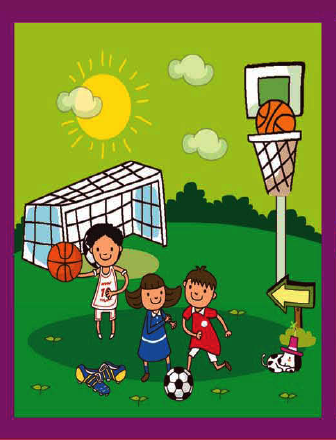
#> input picture img_1.png, 336 x 440 px, found by its file name
$ jupyter execute SpotDifference.ipynb   (shell and % lines are left out)
#> lines starting #> are read from the running program, lines starting #| are printed output that depends on the picture; after the words box and inside, x2 and y2 are one past the last pixel; in counts of white or black regions, pixels touching at a corner belong together
[cell 1]
# import lib
import cv2
import numpy as np
import matplotlib.pyplot as plt
from skimage import exposure
from skimage.measure import label, regionprops
from skimage.color import label2rgb

# Preprocessing

[cell 2]
# Load imgs
img1 = cv2.imread('/content/img_1.png')
#> img1 is the input picture: shape (440, 336, 3); mean B, G, R 62.3, 124, 106.7
img2 = cv2.imread('/content/img_2.png')
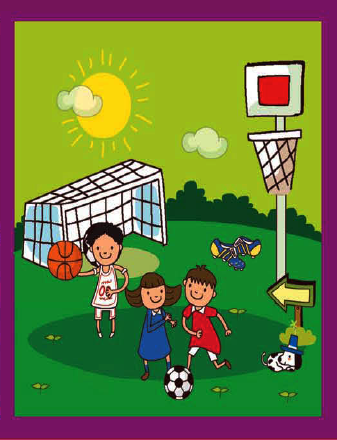
#> input picture img_2.png, 337 x 440 px, found by its file name
#> img2 is the input picture: shape (440, 337, 3); mean B, G, R 61.9, 123.1, 106.7

# Convert BGR to RGB
img1_rgb = cv2.cvtColor(img1, cv2.COLOR_BGR2RGB)
img2_rgb = cv2.cvtColor(img2, cv2.COLOR_BGR2RGB)

[cell 3]
# Histogram matching / (env correction)
def match_histogram(source, reference):
    matched = np.empty_like(source)
    for c in range(3):  # match channels
        matched[..., c] = exposure.match_histograms(source[..., c], reference[..., c])
    return matched

img2_matched = match_histogram(img2_rgb, img1_rgb)

[cell 4]
# Feature based alignment
def align_images(base_img, to_align_img):
    gray1 = cv2.cvtColor(base_img, cv2.COLOR_RGB2GRAY)
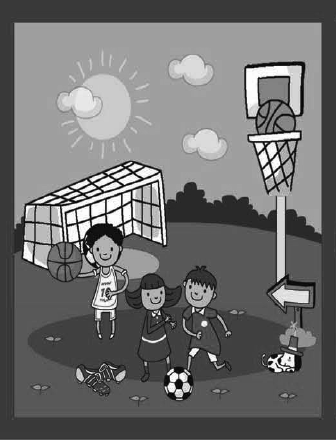
#> gray1: shape (440, 336); min 0, max 255, mean 111.7
    gray2 = cv2.cvtColor(to_align_img, cv2.COLOR_RGB2GRAY)
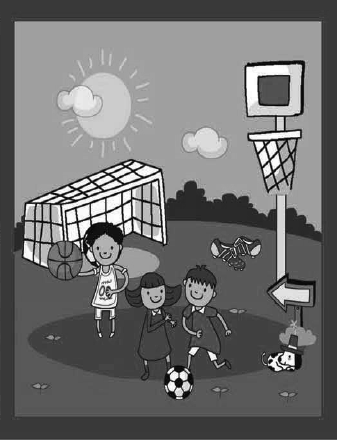
#> gray2: shape (440, 337); min 0, max 255, mean 111.7

    orb = cv2.ORB_create(5000)
    kp1, des1 = orb.detectAndCompute(gray1, None)
#> kp1 = 3944 keypoints; strongest (x, y, size): (265, 143, 31), (105, 214, 31), (67, 225, 31), (275, 360, 31)
    kp2, des2 = orb.detectAndCompute(gray2, None)
#> kp2 = 3901 keypoints; strongest (x, y, size): (78, 221, 31), (265, 142, 31), (90, 181, 31), (92, 181, 31)

    matcher = cv2.BFMatcher(cv2.NORM_HAMMING, crossCheck=True)
    matches = matcher.match(des1, des2)
#> matches = 2244 matches
    matches = sorted(matches, key=lambda x: x.distance)[:500]
#> matches = 500 matches

    pts1 = np.float32([kp1[m.queryIdx].pt for m in matches])
#> pts1 = 500 pairs, first value 48.96 to 301, second value 63.94 to 390
    pts2 = np.float32([kp2[m.trainIdx].pt for m in matches])
#> pts2 = 500 pairs, first value 48.96 to 301, second value 62.21 to 389

    H, _ = cv2.findHomography(pts2, pts1, cv2.RANSAC)
#> H = [[0.996, -0.00069, 0.368], [-0.00149, 0.996, 2.21], [-4.01e-06, -4.24e-06, 1]]
    aligned_img = cv2.warpPerspective(to_align_img, H, (base_img.shape[1], base_img.shape[0]))
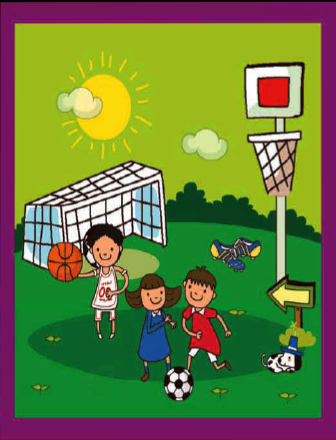
#> aligned_img: shape (440, 336, 3); mean R, G, B 105.8, 123.6, 61.6

    return aligned_img

aligned_img2 = align_images(img1_rgb, img2_matched)

[cell 5]
# Detect Changes
diff = cv2.absdiff(img1_rgb, aligned_img2)
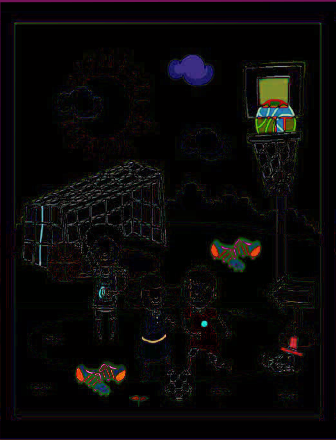
#> diff: shape (440, 336, 3); mean R, G, B 9.9, 8.3, 8.6
gray_diff = cv2.cvtColor(diff, cv2.COLOR_RGB2GRAY)
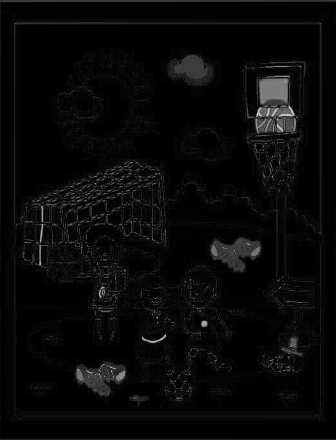
#> gray_diff: shape (440, 336); min 0, max 209, mean 8.7
_, binary_diff = cv2.threshold(gray_diff, 30, 255, cv2.THRESH_BINARY)
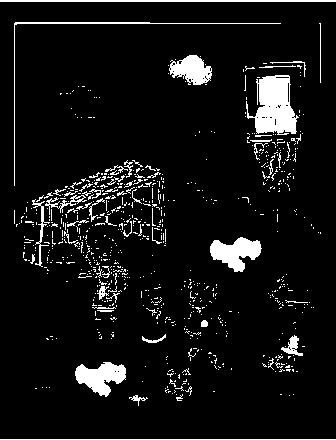
#> binary_diff: shape (440, 336); 7.6% white; 768 white regions (708 under 20 px), largest, box (x1, y1, x2, y2) and area: (246, 75, 299, 135) 1989, (210, 237, 262, 272) 1061, (75, 362, 126, 397) 1047

# Morphological cleanup
kernel = np.ones((5,5),np.uint8)
cleaned = cv2.morphologyEx(binary_diff, cv2.MORPH_OPEN, kernel)
#> cleaned: shape (440, 336); 3.1% white; 6 white regions, box (x1, y1, x2, y2) and area: (255, 76, 296, 134) 1809, (210, 238, 261, 271) 1034, (75, 362, 126, 395) 1006, (171, 55, 210, 85) 656, (290, 337, 297, 348) 76, (201, 321, 207, 327) 35
cleaned = cv2.dilate(cleaned, kernel, iterations=1)
#> cleaned: shape (440, 336); 4.3% white; 6 white regions, box (x1, y1, x2, y2) and area: (253, 74, 298, 136) 2289, (208, 236, 263, 273) 1436, (73, 360, 128, 397) 1408, (169, 53, 212, 87) 952, (288, 335, 299, 350) 164, (199, 319, 209, 329) 99

# Segmentation
labeled = label(cleaned)
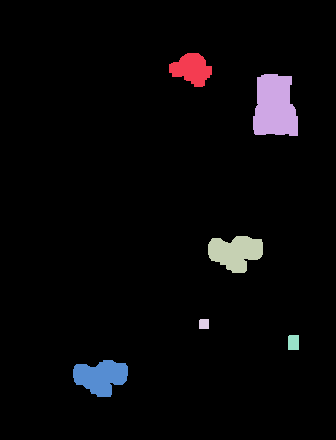
#> labeled: shape (440, 336) int64; 7 distinct labels, from 0 to 6; one colour per label, 0 black

[cell 6]
image_label_overlay = label2rgb(labeled, image=img1_rgb, bg_label=0)
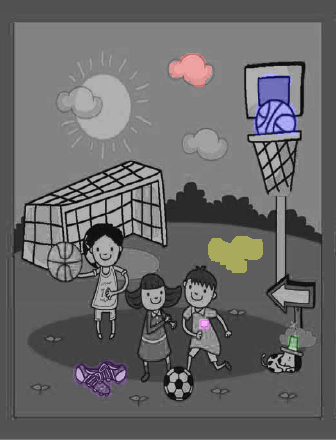
#> image_label_overlay: shape (440, 336, 3) float64; mean R, G, B 0.414, 0.412, 0.415
min_area = 100  # threshold
boxed_img = img1_rgb.copy()

for region in regionprops(labeled):
    if region.area >= min_area:
        minr, minc, maxr, maxc = region.bbox
        cv2.rectangle(boxed_img, (minc, minr), (maxc, maxr), (255, 0, 0), 2)  # Red box (BGR)
#> this loop made 6 passes
#> (minr, minc, maxr, maxc) on passes 1, 2, 3, 5, 6: (53, 169, 87, 212), (74, 253, 136, 298), (236, 208, 273, 263), (335, 288, 350, 299), (360, 73, 397, 128)
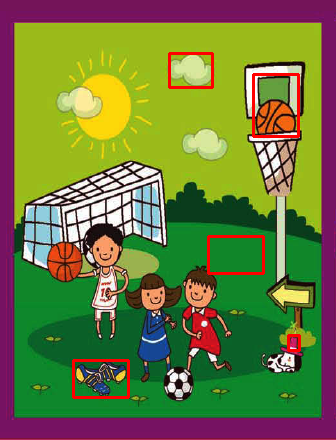
#> boxed_img: shape (440, 336, 3); mean R, G, B 109.1, 121.4, 61

# Display results
plt.figure(figsize=(20, 10))
plt.subplot(1, 4, 1)
plt.title("Original img A")
plt.imshow(img1_rgb)

plt.subplot(1, 4, 2)
plt.title("Aligned & Histogram matched img B")
plt.imshow(aligned_img2)

plt.subplot(1, 4, 3)
plt.title("Detected Changes")
plt.imshow(image_label_overlay)

plt.subplot(1, 4, 4)
plt.title("Detected Changes")
plt.imshow(boxed_img)

plt.tight_layout()
plt.show()
